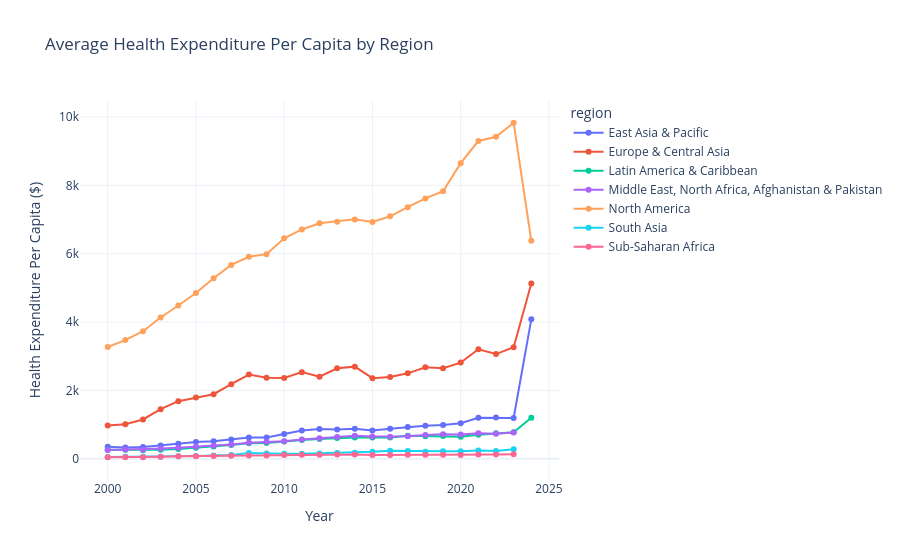

Write notebook code for a chart like this one.
### Code cell
import pandas as pd
import plotly.express as px

df = pd.read_csv("health_indicators.csv")

# Remove missing values
plot_data = df.dropna(
    subset=["health_expenditure_per_capita"]
)

# Average by region and year
region_trend = (
    plot_data
    .groupby(["year", "region"])["health_expenditure_per_capita"]
    .mean()
    .reset_index()
)

fig = px.line(
    region_trend,
    x="year",
    y="health_expenditure_per_capita",
    color="region",
    markers=True,
    title="Average Health Expenditure Per Capita by Region"
)

fig.update_layout(
    template="plotly_white",
    
    xaxis_title="Year",
    yaxis_title="Health Expenditure Per Capita ($)"
)

fig.show()

### Figure 1 — Plotly figure (JSON) as saved in the notebook; plotly's stock layout.template omitted (floating-point values rounded to 4 significant figures)
{"data": [{"hovertemplate": "region=East Asia & Pacific<br>year=%{x}<br>health_expenditure_per_capita=%{y}<extra></extra>", "legendgroup": "East Asia & Pacific", "line": {"color": "#636efa", "dash": "solid"}, "marker": {"symbol": "circle"}, "mode": "lines+markers", "name": "East Asia & Pacific", "orientation": "v", "showlegend": true, "type": "scatter", "x": [2000, 2001, 2002, 2003, 2004, 2005, 2006, 2007, 2008, 2009, 2010, 2011, 2012, 2013, 2014, 2015, 2016, 2017, 2018, 2019, 2020, 2021, 2022, 2023, 2024], "xaxis": "x", "y": [353.6, 328.6, 343.2, 386.9, 441.2, 488.9, 509.8, 567.0, 619.2, 621.6, 721.6, 827.5, 873.9, 858.1, 880.5, 830.8, 881.6, 931.2, 967.3, 991.7, 1038.0, 1198.0, 1206.0, 1194.0, 4079.0], "yaxis": "y"}, {"hovertemplate": "region=Europe & Central Asia<br>year=%{x}<br>health_expenditure_per_capita=%{y}<extra></extra>", "legendgroup": "Europe & Central Asia", "line": {"color": "#EF553B", "dash": "solid"}, "marker": {"symbol": "circle"}, "mode": "lines+markers", "name": "Europe & Central Asia", "orientation": "v", "showlegend": true, "type": "scatter", "x": [2000, 2001, 2002, 2003, 2004, 2005, 2006, 2007, 2008, 2009, 2010, 2011, 2012, 2013, 2014, 2015, 2016, 2017, 2018, 2019, 2020, 2021, 2022, 2023, 2024], "xaxis": "x", "y": [972.8, 1008.0, 1150.0, 1450.0, 1685.0, 1794.0, 1889.0, 2181.0, 2465.0, 2372.0, 2362.0, 2534.0, 2399.0, 2647.0, 2695.0, 2359.0, 2393.0, 2499.0, 2674.0, 2649.0, 2813.0, 3203.0, 3063.0, 3263.0, 5128.0], "yaxis": "y"}, {"hovertemplate": "region=Latin America & Caribbean <br>year=%{x}<br>health_expenditure_per_capita=%{y}<extra></extra>", "legendgroup": "Latin America & Caribbean ", "line": {"color": "#00cc96", "dash": "solid"}, "marker": {"symbol": "circle"}, "mode": "lines+markers", "name": "Latin America & Caribbean ", "orientation": "v", "showlegend": true, "type": "scatter", "x": [2000, 2001, 2002, 2003, 2004, 2005, 2006, 2007, 2008, 2009, 2010, 2011, 2012, 2013, 2014, 2015, 2016, 2017, 2018, 2019, 2020, 2021, 2022, 2023, 2024], "xaxis": "x", "y": [262.4, 263.1, 253.1, 263.9, 285.2, 320.9, 356.7, 404.5, 457.4, 461.7, 504.8, 552.9, 578.1, 607.0, 618.9, 624.5, 626.1, 671.5, 659.6, 664.8, 647.8, 700.7, 744.7, 777.5, 1202.0], "yaxis": "y"}, {"hovertemplate": "region=Middle East, North Africa, Afghanistan & Pakistan<br>year=%{x}<br>health_expenditure_per_capita=%{y}<extra></extra>", "legendgroup": "Middle East, North Africa, Afghanistan & Pakistan", "line": {"color": "#ab63fa", "dash": "solid"}, "marker": {"symbol": "circle"}, "mode": "lines+markers", "name": "Middle East, North Africa, Afghanistan & Pakistan", "orientation": "v", "showlegend": true, "type": "scatter", "x": [2000, 2001, 2002, 2003, 2004, 2005, 2006, 2007, 2008, 2009, 2010, 2011, 2012, 2013, 2014, 2015, 2016, 2017, 2018, 2019, 2020, 2021, 2022, 2023], "xaxis": "x", "y": [256.1, 267.8, 267.3, 298.9, 322.6, 352.5, 380.2, 416.8, 470.2, 490.3, 512.9, 565.7, 600.5, 636.0, 676.1, 651.1, 645.0, 659.7, 696.7, 715.6, 711.4, 747.4, 729.0, 766.1], "yaxis": "y"}, {"hovertemplate": "region=North America<br>year=%{x}<br>health_expenditure_per_capita=%{y}<extra></extra>", "legendgroup": "North America", "line": {"color": "#FFA15A", "dash": "solid"}, "marker": {"symbol": "circle"}, "mode": "lines+markers", "name": "North America", "orientation": "v", "showlegend": true, "type": "scatter", "x": [2000, 2001, 2002, 2003, 2004, 2005, 2006, 2007, 2008, 2009, 2010, 2011, 2012, 2013, 2014, 2015, 2016, 2017, 2018, 2019, 2020, 2021, 2022, 2023, 2024], "xaxis": "x", "y": [3268.0, 3472.0, 3731.0, 4134.0, 4484.0, 4849.0, 5280.0, 5671.0, 5910.0, 5985.0, 6448.0, 6708.0, 6890.0, 6936.0, 7003.0, 6930.0, 7091.0, 7359.0, 7617.0, 7825.0, 8647.0, 9296.0, 9419.0, 9830.0, 6378.0], "yaxis": "y"}, {"hovertemplate": "region=South Asia<br>year=%{x}<br>health_expenditure_per_capita=%{y}<extra></extra>", "legendgroup": "South Asia", "line": {"color": "#19d3f3", "dash": "solid"}, "marker": {"symbol": "circle"}, "mode": "lines+markers", "name": "South Asia", "orientation": "v", "showlegend": true, "type": "scatter", "x": [2000, 2001, 2002, 2003, 2004, 2005, 2006, 2007, 2008, 2009, 2010, 2011, 2012, 2013, 2014, 2015, 2016, 2017, 2018, 2019, 2020, 2021, 2022, 2023], "xaxis": "x", "y": [54.68, 57.15, 60.56, 60.24, 74.74, 81.72, 96.09, 113.5, 165.8, 152.2, 146.9, 147.8, 157.8, 168.1, 175.9, 202.7, 234.5, 226.0, 207.2, 217.2, 218.6, 244.4, 229.6, 279.6], "yaxis": "y"}, {"hovertemplate": "region=Sub-Saharan Africa <br>year=%{x}<br>health_expenditure_per_capita=%{y}<extra></extra>", "legendgroup": "Sub-Saharan Africa ", "line": {"color": "#FF6692", "dash": "solid"}, "marker": {"symbol": "circle"}, "mode": "lines+markers", "name": "Sub-Saharan Africa ", "orientation": "v", "showlegend": true, "type": "scatter", "x": [2000, 2001, 2002, 2003, 2004, 2005, 2006, 2007, 2008, 2009, 2010, 2011, 2012, 2013, 2014, 2015, 2016, 2017, 2018, 2019, 2020, 2021, 2022, 2023], "xaxis": "x", "y": [45.68, 44.73, 46.44, 60.03, 71.25, 76.68, 82.61, 90.76, 97.07, 96.97, 108.8, 119.6, 120.5, 122.0, 122.4, 111.0, 110.4, 114.6, 118.4, 118.3, 114.1, 126.2, 127.3, 130.1], "yaxis": "y"}], "layout": {"legend": {"title": {"text": "region"}, "tracegroupgap": 0}, "title": {"text": "Average Health Expenditure Per Capita by Region"}, "xaxis": {"anchor": "y", "domain": [0, 1], "title": {"text": "Year"}}, "yaxis": {"anchor": "x", "domain": [0, 1], "title": {"text": "Health Expenditure Per Capita ($)"}}}}
